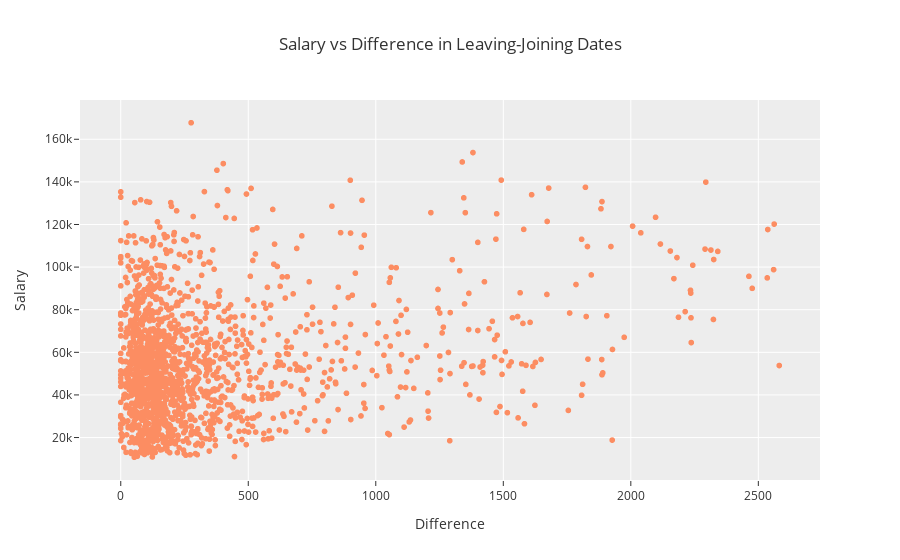

Write notebook code for a chart like this one.
### Code cell
fig = px.scatter(train, x='Difference', y='Salary',
                 color_discrete_sequence=['rgb(252,141,98)'], 
                 template='ggplot2',
                 title= 'Salary vs Difference in Leaving-Joining Dates' )
fig.show()

### Figure 1 — Plotly figure (JSON) as saved in the notebook; plotly's stock layout.template omitted (floating-point values rounded to 4 significant figures; data arrays with more than 128 entries replaced by an {"elided": "..."} marker saying what was removed)
{"data": [{"hovertemplate": "Difference=%{x}<br>Salary=%{y}<extra></extra>", "legendgroup": "", "marker": {"color": "rgb(252,141,98)", "symbol": "circle"}, "mode": "markers", "name": "", "showlegend": false, "type": "scattergl", "x": {"elided": "1640 int values"}, "xaxis": "x", "y": {"elided": "1640 int values"}, "yaxis": "y"}], "layout": {"legend": {"tracegroupgap": 0}, "title": {"text": "Salary vs Difference in Leaving-Joining Dates"}, "xaxis": {"anchor": "y", "domain": [0, 1], "title": {"text": "Difference"}}, "yaxis": {"anchor": "x", "domain": [0, 1], "title": {"text": "Salary"}}}}
